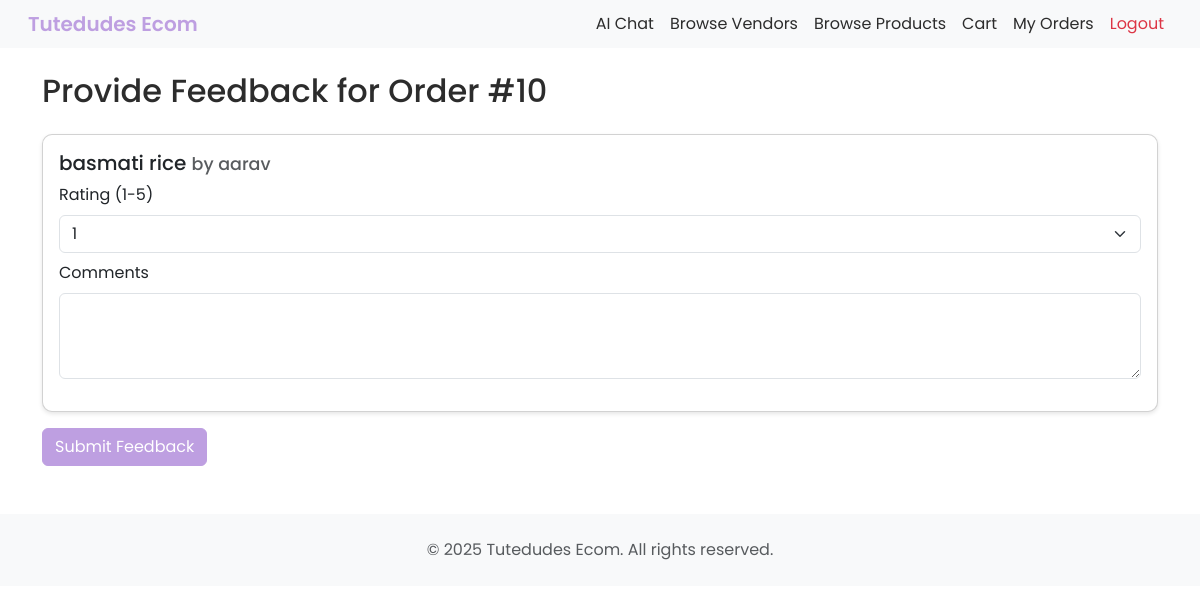
Page /retailer/order/10/feedback/ (signed in) on the committed database.
### ecomApp/models.py (models this page shows, shortened)
class Order(models.Model):
    STATUS_CHOICES = [
        ('pending', 'Pending'),
        ('processing', 'Processing'),
        ('dispatched', 'Dispatched'),
        ('delivered', 'Delivered'),
        ('cancelled', 'Cancelled'),
    ]
    retailer = models.ForeignKey(settings.AUTH_USER_MODEL, on_delete=models.CASCADE, related_name='orders')
    created_at = models.DateTimeField(auto_now_add=True)
    total_price = models.DecimalField(max_digits=10, decimal_places=2)
    status = models.CharField(max_length=20, choices=STATUS_CHOICES, default='pending')

class OrderItem(models.Model):
    order = models.ForeignKey(Order, on_delete=models.CASCADE, related_name='items')
    product = models.ForeignKey(Product, on_delete=models.CASCADE)
    vendor = models.ForeignKey(settings.AUTH_USER_MODEL, on_delete=models.CASCADE, limit_choices_to={'is_vendor': True}, related_name='order_items', null=True, blank=True)
    quantity = models.PositiveIntegerField()
    price_at_order_time = models.DecimalField(max_digits=10, decimal_places=2)
    delivered = models.BooleanField(default=False)
    added_by = models.CharField(max_length=10, choices=[('AI', 'AI'), ('Manual', 'Manual')], default='Manual')

class Product(models.Model):
    vendor = models.ForeignKey(settings.AUTH_USER_MODEL, on_delete=models.CASCADE, limit_choices_to={'is_vendor': True}, related_name='products')
    category = models.ForeignKey('Category', on_delete=models.SET_NULL, null=True, blank=True, related_name='products')
    name = models.CharField(max_length=255)
    description = models.TextField(blank=True)
    price = models.DecimalField(max_digits=10, decimal_places=2)
    quantity = models.PositiveIntegerField()
    image = models.ImageField(upload_to='product_images/', blank=True, null=True)
    available = models.BooleanField(default=True)
    created_at = models.DateTimeField(auto_now_add=True)
    updated_at = models.DateTimeField(auto_now=True)

class CustomUser(AbstractUser):
    is_vendor = models.BooleanField(default=False)
    is_retailer = models.BooleanField(default=False)

### ecomApp/views.py (the view, shortened to what this page needs)
# urls.py: path('retailer/order/<int:order_id>/feedback/', views.order_feedback, name='order_feedback'),
@login_required
@user_passes_test(is_retailer, login_url='/')
def order_feedback(request, order_id):
    from .models import Order, Feedback, OrderItem
    order = Order.objects.filter(id=order_id, retailer=request.user).first()
    if not order or order.status != 'delivered':
        messages.warning(request, 'Feedback is available only after delivery.')
        return redirect('retailer_order_history')
    items = OrderItem.objects.select_related('product').filter(order=order, product__available=True)
    return render(request, 'order_feedback.html', {'order': order, 'items': items})

### ecomApp/views.py (called while the page is built)
def is_retailer(user):
    return user.is_authenticated and getattr(user, 'is_retailer', False)

### ecomApp/templates/order_feedback.html (shortened to what this page needs)
{% extends "base.html" %}
{% block content %}
<h2 class="mb-4">Provide Feedback for Order #{{ order.id }}</h2>
<form method="post">
    {% for item in items %}
        {% with vendor_user=v.vendor_id|default_if_none:0 %}
        <div class="card mb-3">
            <div class="card-body">
                <h5 class="card-title">{{ item.product.name }} <small class="text-muted">by {{ item.product.vendor.username }}</small></h5>
                <div class="mb-2">
                    <label class="form-label">Rating (1-5)</label>
                    <select class="form-select" name="rating_{{ item.id }}">
                        {% for i in "12345" %}
                        <option value="{{ i }}">{{ i }}</option>
                        {% endfor %}
                    </select>
                </div>
                <div class="mb-3">
                    <label class="form-label">Comments</label>
                    <textarea class="form-control" name="comment_{{ item.id }}" rows="3"></textarea>
                </div>
            </div>
        </div>
        {% endwith %}
    {% endfor %}
    <button type="submit" class="btn btn-primary">Submit Feedback</button>
</form>
{% endblock %}

### ecomApp/static/css/style.css (style rules this page uses)
:root { --color-primary: #BE9FE1; --color-primary-hover: #A98BC9; --color-primary-disabled: rgba(190,159,225,0.8); --color-accent-light: #E1CCEC; --color-accent-medium: #C9B6E4; --color-bg: #FFFFFF; --color-bg-secondary: #F1F1F6; --color-text: #2C2C2C; --color-text-secondary: #6C757D; }
body { font-family: 'Poppins', sans-serif ; }
.btn-primary { background-color: var(--color-primary) ; border-color: var(--color-primary) ; }
.card { border-radius: 10px; box-shadow: 0 2px 4px rgba(0,0,0,0.1); transition: transform 0.2s; }
.form-control, .form-select { border-radius: 6px; }
.btn { border-radius: 6px; }
body { background: var(--color-bg); color: var(--color-text); }
html, body { height: 100%; }
body { display: flex; flex-direction: column; }

### ecomApp/templates/base.html (style rules this page uses)
body { font-family: 'Poppins', sans-serif !important; }

### rows in the picture
Order: id "10"
OrderItem: product.name "basmati rice", product.vendor.username "aarav", id "1"
